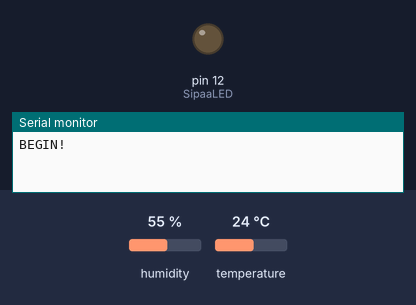
A sketch run on a simulated Arduino Uno, built with avr-gcc and run on an emulated ATmega328P. On the bench: output pins drawn as LEDs (lit = HIGH), the last lines printed to the serial monitor. The test bench sets the inputs (shaded band); at power-on: humidity 55 %, temperature 24 °C.

Above: at 0.1 s.
At 1.1 s:
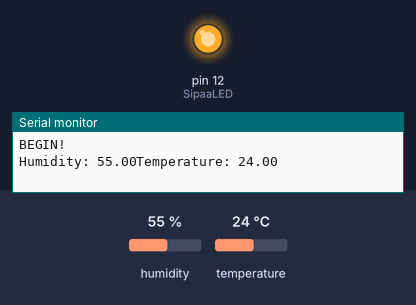
Timing chart, 0 to 2.6 s (numbered marks = the images above):
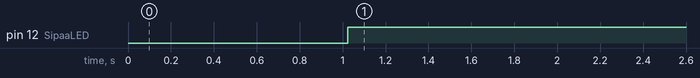

The sketch:

team_SIPAA.ino
```cpp
 #include "DHT.h"

#define DHTPIN 2

#define DHTTYPE DHT11

DHT dht(DHTPIN, DHTTYPE);
int SipaaLED=12;

void setup() {
  Serial.begin(115200);
  Serial.println("BEGIN!");
  dht.begin();
  pinMode (SipaaLED,OUTPUT);
}

void loop() {
  delay(1000);

  float h = dht.readHumidity();
  float t = dht.readTemperature();

  Serial.print("Humidity: ");
  Serial.print(h);
  Serial.print("Temperature: ");
  Serial.print(t);
  Serial.print("\n");
  if(t<40){
    digitalWrite(SipaaLED,HIGH);
  }
    else{
      digitalWrite(SipaaLED,LOW);
    }

}
```

Measured:
- by itself, pin 12 (SipaaLED): LOW → HIGH at 1.0 s
